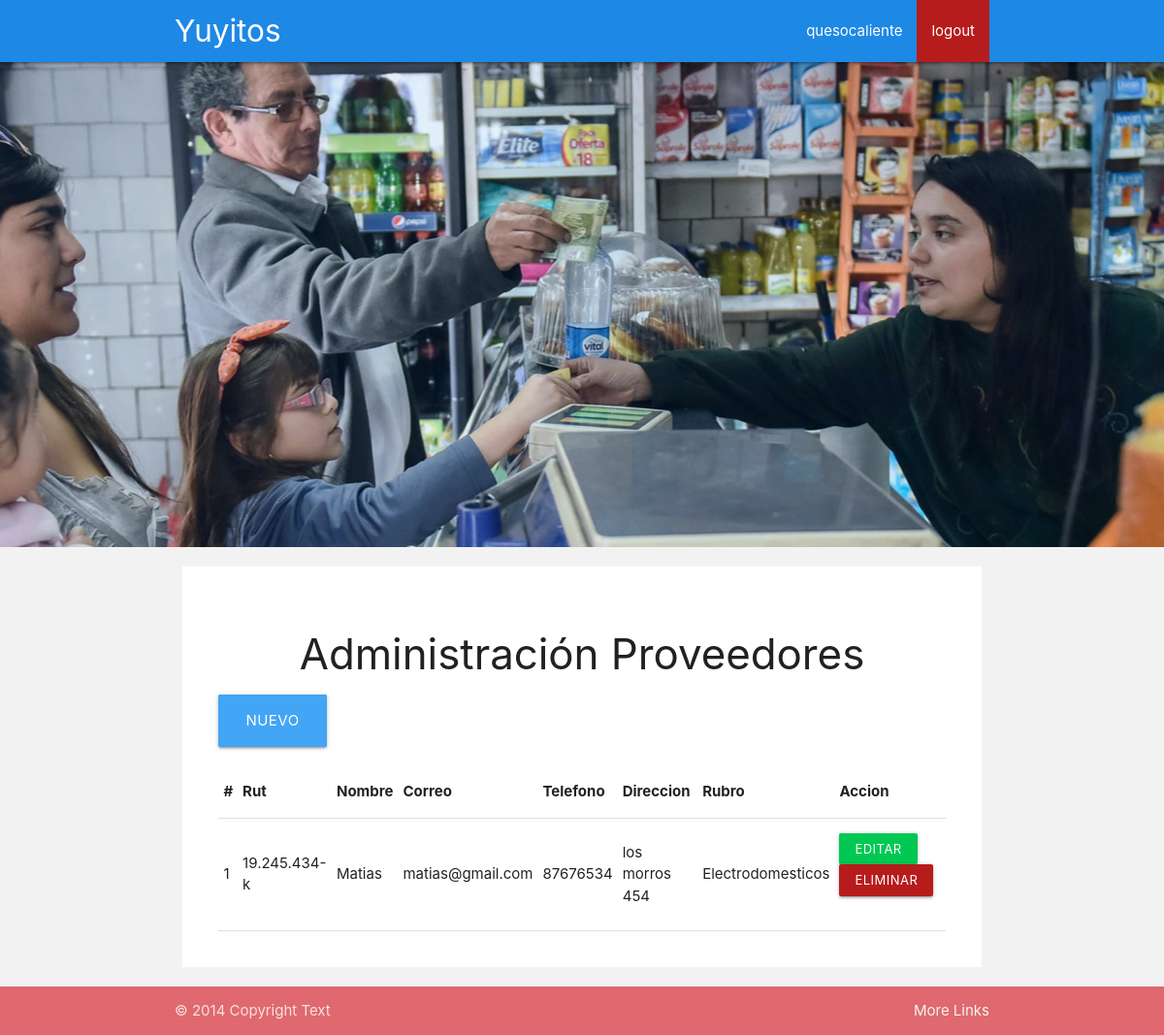
Page /proveedor/ (signed in) on the earlier database version.
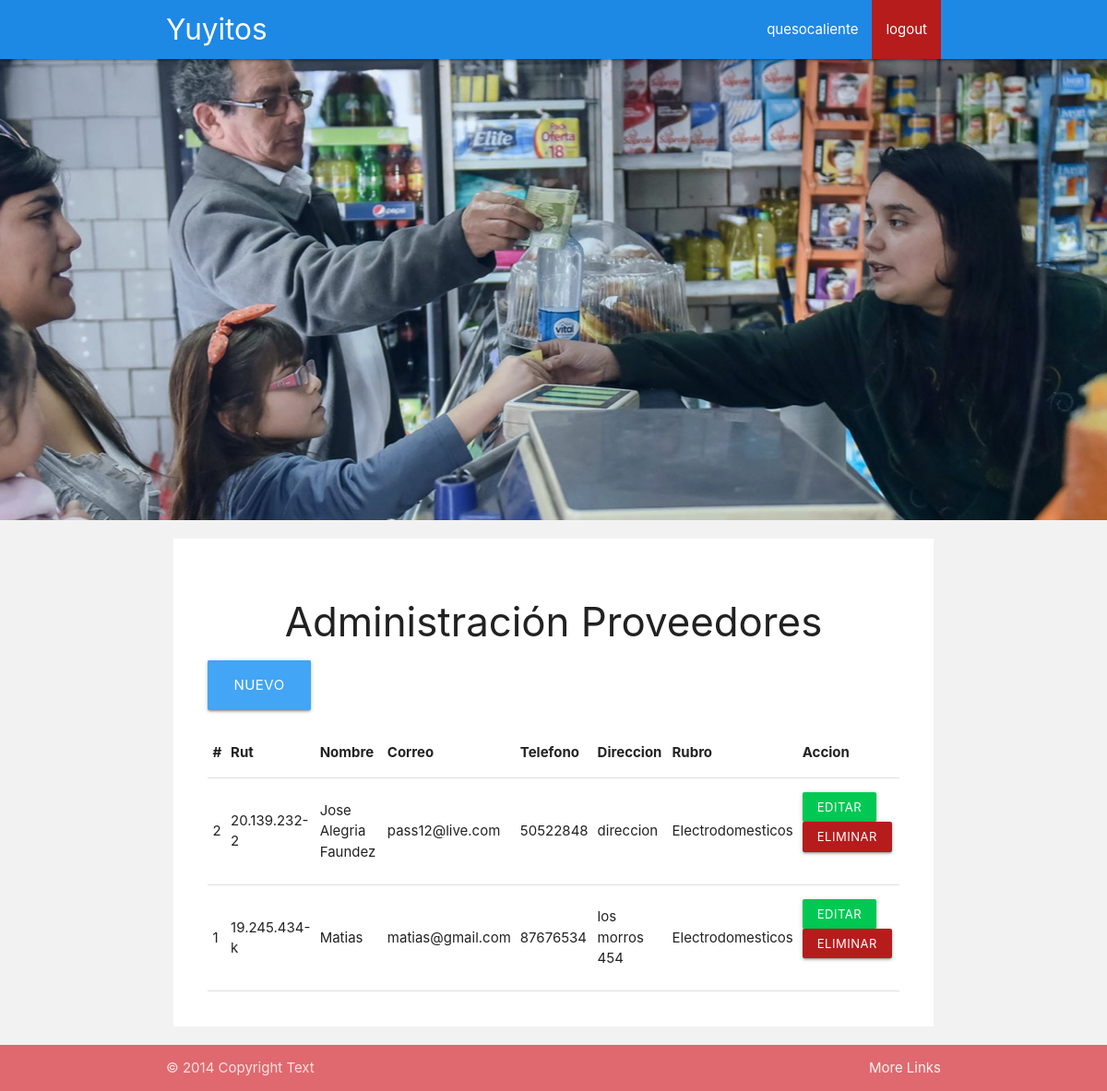
Same page on the later database version.
### proveedor/models.py (models this page shows, shortened)
class Proveedor(models.Model):
    id = models.AutoField(primary_key = True)
    rut = models.CharField('Rut', max_length=12)
    nombre = models.CharField('Nombre', max_length=50)
    correo = models.EmailField('Correo', max_length=254)
    telefono = models.IntegerField('Telefono')
    direccion = models.CharField('Direccion', max_length=50)
    rubro = models.ForeignKey(Rubro, verbose_name=("Rubro"), on_delete=models.CASCADE)
    class Meta:
        verbose_name = 'Proveedor'
        verbose_name_plural = 'Proveedores'
        ordering = ['-id']

class Rubro(models.Model):
    id = models.AutoField(primary_key = True)
    nombre = models.CharField('Nombre', max_length=50)
    class Meta:
        verbose_name = 'Rubro'
        verbose_name_plural = 'Rubros'
    def __str__(self):
        return self.nombre

### proveedor/views.py (the view)
# urls.py: path('', ProveedorView,  name='listarProveedores'),
def ProveedorView(request):
    if request.user.is_superuser:
        if request.method == 'GET':
            proveedores = Proveedor.objects.all()
            return render(request, 'proveedores/lista_proveedores.html', {'proveedores': proveedores})
    else:
        return render(request, 'base/404.html', {})

### templates/proveedores/lista_proveedores.html (shortened to what this page needs)
{% extends 'base/base.html'%}
{% block contenido %}
<div class="row">
    <div class="col s12 m12 l12">
            <div class="container white article-body">
                <h3 class="center-align">Administración Proveedores</h3>
                <div class="row">
                    <div class="col s12">
                        <a href="{% url 'crearProveedor' %}" class="waves-effect waves-light btn-large blue lighten-1 pulse">Nuevo</a>
                    </div>
                </div>
                <table class="highlight responsive-table">
                    <thead>
                      <tr>
                          <th>#</th>
                          <th>Rut</th>
                          <th>Nombre</th>
                          <th>Correo</th>
                          <th>Telefono</th>
                          <th>Direccion</th>
                          <th>Rubro</th>
                          <th>Accion</th>
                      </tr>
                    </thead>
                    <tbody>
                    {% for proveedor in proveedores %}
                      <tr>
                        <td>{{ proveedor.id }}</td>
                        <td>{{ proveedor.rut }}</td>
                        <td>{{ proveedor.nombre }}</td>
                        <td>{{ proveedor.correo }}</td>
                        <td>{{ proveedor.telefono }}</td>
                        <td>{{ proveedor.direccion }}</td>
                        <td>{{proveedor.rubro}}</td>
                        <td>
                            <div class="row">
                                <div class="col s12 m12 l12"><a href="{% url 'editarProveedor' proveedor.id %}" class="waves-effect waves-light btn-small green accent-4">Editar</a></div>
                                <div class="col s12 m12 l12"><a href="{% url 'eliminarProveedor' proveedor.id %}" class="waves-effect waves-light btn-small red darken-4">Eliminar</a></div>
                            </div>
                        </td>
                      </tr>
                    {% endfor %}
                    </tbody>
                  </table>
            </div>
    </div>
</div>
{% endblock %}

Differences in the rows shown:
added Proveedor: id "2", rut "20.139.232-2", nombre "Jose Alegria Faundez", correo "pass12@live.com", telefono "50522848", direccion "direccion", rubro "Electrodomesticos"
